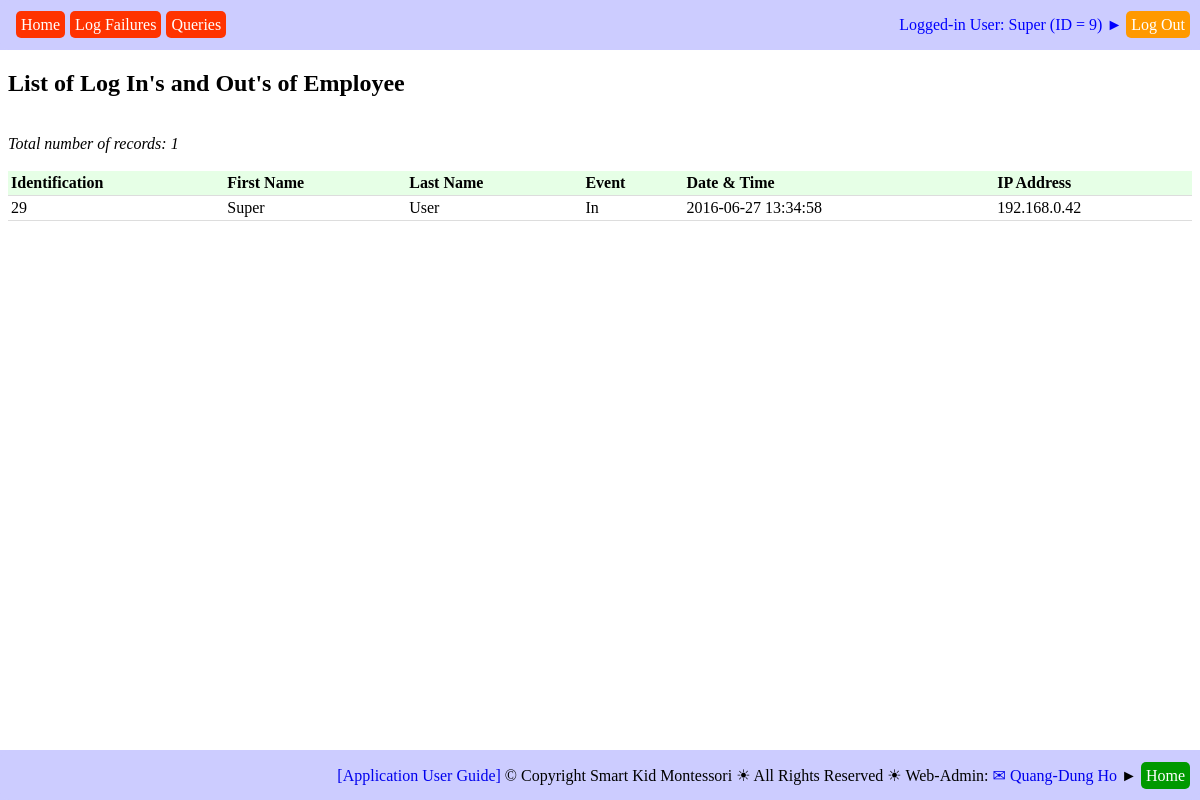
Before: /report_employee_log_ios.php (signed in) with the older database file.
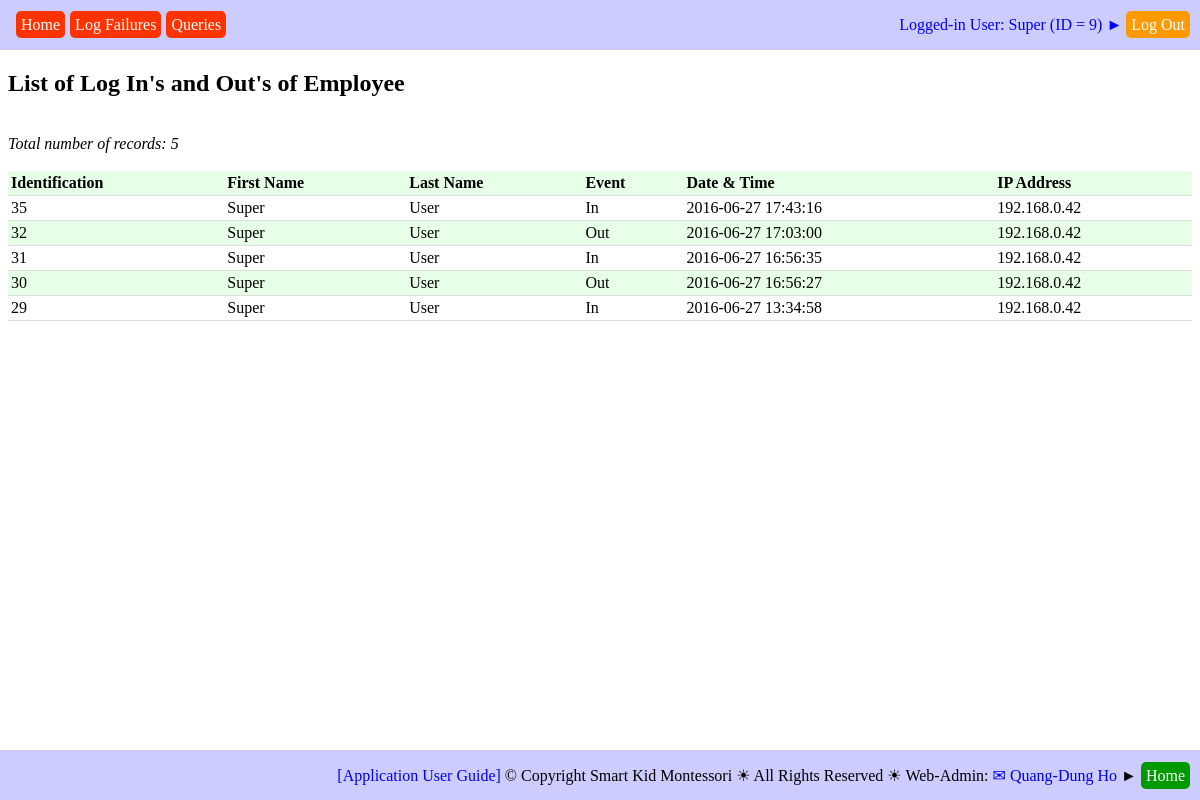
After: the same page with the newer database file.
### tables this page shows
CREATE TABLE `web_pages` (
  `PAGE_ID` int(11) NOT NULL,
  `TAG_CLASS` varchar(50) NOT NULL,
  `TYPE` varchar(20) NOT NULL,
  `HREF` varchar(500) NOT NULL,
  `ICON_URL` varchar(500) NOT NULL,
  `TITLE` varchar(200) NOT NULL,
  `TITLE_SHORT` varchar(200) NOT NULL,
  `STATUS` varchar(20) NOT NULL
);

CREATE TABLE `employee_log_ios` (
  `EMP_LOGS_ID` int(11) NOT NULL,
  `EMP_ID` int(11) NOT NULL,
  `EVENT_TYPE` varchar(3) NOT NULL,
  `DATE_TIME` datetime NOT NULL,
  `IP_ADDR` varchar(50) NOT NULL
);

CREATE TABLE `employees` (
  `EMP_ID` int(11) NOT NULL,
  `EMP_FIRST_NAME` varchar(50) NOT NULL,
  `EMP_LAST_NAME` varchar(25) NOT NULL,
  `EMP_BIRTHDATE` date NOT NULL,
  `EMP_SEX` varchar(1) NOT NULL,
  `EMP_PHOTO` varchar(50) NOT NULL,
  `EMP_ADDRESS` varchar(50) NOT NULL,
  `EMP_CITY` varchar(20) NOT NULL,
  `EMP_PROVINCE` varchar(20) NOT NULL,
  `EMP_POSTAL_CODE` varchar(10) NOT NULL,
  `EMP_COUNTRY` varchar(20) NOT NULL,
  `EMP_PHONE1` varchar(15) NOT NULL,
  `EMP_PHONE2` varchar(15) DEFAULT NULL,
  `EMP_EMAIL` varchar(50) NOT NULL,
  `EMP_HIRE_DATE` date NOT NULL,
  `EMP_END_DATE` date NOT NULL,
  `EMP_EDU_ID` int(11) NOT NULL,
  `EDU_DAYCARE_EXPERIENCE` tinyint(11) NOT NULL,
  `EDU_MONTESSORI_EXPERIENCE` tinyint(11) NOT NULL,
  `EMP_POST_ID1` int(11) NOT NULL,
  `EMP_POST_ID2` int(11) DEFAULT NULL,
  `EMP_BOSS_ID` int(11) DEFAULT NULL,
  `EMP_HOURLY_RATE` float NOT NULL,
  `EMP_PASSCODE` varchar(10) NOT NULL,
  `EMP_NOTES` text
);

### db_operations.php (called while the page is built, shortened)
<?php
require_once("sql_queries.php");
function insert_DB_QUERY_LOGS($user_name, $queryStrToDisplay)
{
	$queryStr = "INSERT INTO ";
		$queryStr = $queryStr . "DB_QUERY_LOGS(";
		$queryStr = $queryStr . "QUERY_STR";
		$queryStr = $queryStr . ", " . "USER_NAME";
		$queryStr = $queryStr . ", " . "DATE_TIME";
		$queryStr = $queryStr . ", " . "IP_ADDR";
		$queryStr = $queryStr . ")";
	$queryStr = $queryStr . " VALUES(";
		$queryStr = $queryStr . "'" . $queryStrToDisplay .  "'";
		$queryStr = $queryStr . ", " . "'" . $user_name . "'";
		$queryStr = $queryStr . ", " . "NOW()";
		$queryStr = $queryStr . ", " . "'" . get_client_ip() .  "'";
		$queryStr = $queryStr . ")";
	$queryStr = $queryStr . ";";
	$result = getResult($queryStr);
	return ($result);
}
function employeeIsAuthorizedThisPage($emp_id, $page_url, $debug_on)
{
	$queryStr = 'SELECT ';
		$queryStr = $queryStr . 'HREF';
	$queryStr = $queryStr . ' FROM ';
		$queryStr = $queryStr . 'WEB_PAGES';
	$queryStr = $queryStr . ' WHERE ';
		$queryStr = $queryStr . '(PAGE_ID IN
									(SELECT PAGE_ID FROM EMPLOYEE_WEBPAGE
										WHERE EMP_ID = ' . $emp_id . ')) AND ';
		$queryStr = $queryStr . '(WEB_PAGES.STATUS = "active")';
		$queryStr = $queryStr . ';';
	$result = getResult($queryStr);
	$resultRows = mysqli_num_rows($result);
	for ($row = 0; $row < $resultRows; $row++)
	{
		$currentRow = mysqli_fetch_row($result);
		if (strpos($page_url, $currentRow[0]) !== false)
		{
			return (true);
		}
	}
	return (false);
}
function getTabsOfPage($this_page_url, $debug_on)
{
	$queryStr = 'SELECT ';
		$queryStr = $queryStr .'HREF';
		$queryStr = $queryStr . ', ' . 'TITLE_SHORT';
	$queryStr = $queryStr . ' FROM ';
		$queryStr = $queryStr . 'WEB_PAGES';
	$queryStr = $queryStr . ' WHERE ';
		$queryStr = $queryStr . 'PAGE_ID IN';
		$queryStr = $queryStr . '(';
			$queryStr = $queryStr . 'SELECT ';
				$queryStr = $queryStr . 'TAB_PAGE_ID';
			$queryStr = $queryStr . ' FROM ';
				$queryStr = $queryStr . 'PAGE_TABS';
			$queryStr = $queryStr . ' WHERE ';
				$queryStr = $queryStr . 'PAGE_ID IN';
				$queryStr = $queryStr . '(';
					$queryStr = $queryStr . 'SELECT ';
						$queryStr = $queryStr . 'PAGE_ID';
					$queryStr = $queryStr . ' FROM ';
						$queryStr = $queryStr . 'WEB_PAGES';
					$queryStr = $queryStr . ' WHERE ';
						$queryStr = $queryStr . '(INSTR("' . $this_page_url .'", HREF) > 0)';
					$queryStr = $queryStr . ')';
				$queryStr = $queryStr . ')';
	$queryStr = $queryStr . ';';
	$result = getResult($queryStr);
	return ($result);
}
function report_EMPLOYEE_LOG_IOS($emp_id, $debug_on)
{
	$queryStr = 'SELECT  ';
		$queryStr = $queryStr . 'EMPLOYEE_LOG_IOS.EMP_LOGS_ID';
		$queryStr = $queryStr . ', ' . 'EMPLOYEES.EMP_FIRST_NAME';
		$queryStr = $queryStr . ', ' . 'EMPLOYEES.EMP_LAST_NAME';
		$queryStr = $queryStr . ', ' . 'EMPLOYEE_LOG_IOS.EVENT_TYPE';
		$queryStr = $queryStr . ', ' . 'EMPLOYEE_LOG_IOS.DATE_TIME';
		$queryStr = $queryStr . ', ' . 'EMPLOYEE_LOG_IOS.IP_ADDR';
	$queryStr = $queryStr . ' FROM ';
		$queryStr = $queryStr . 'EMPLOYEE_LOG_IOS';
		$queryStr = $queryStr . ', ' . 'EMPLOYEES';
	$queryStr = $queryStr . ' WHERE ';
		$queryStr = $queryStr . 'EMPLOYEE_LOG_IOS.EMP_ID=' .  $emp_id;
		$queryStr = $queryStr . ' AND ' . 'EMPLOYEE_LOG_IOS.EMP_ID=' . 'EMPLOYEES.EMP_ID';
		$queryStr = $queryStr . ' ORDER BY ' . 'EMPLOYEE_LOG_IOS.DATE_TIME DESC';
	$queryStr = $queryStr . ';';
	$result = getResult($queryStr);
	$fieldHeaderStr = array (
		0 => 'Identification',
		1 => 'First Name',
		2 => 'Last Name',
		3 => 'Event',
		4 => 'Date & Time',
		5 => 'IP Address',
		);
	populateResultToTable($result, $fieldHeaderStr);
}
function get_client_ip() {
    $ipaddress = '';
    if (isset($_SERVER['HTTP_CLIENT_IP']) && ($_SERVER['HTTP_CLIENT_IP']))
        $ipaddress = $_SERVER['HTTP_CLIENT_IP'];
    else if (isset($_SERVER['HTTP_X_FORWARDED_FOR']) && ($_SERVER['HTTP_X_FORWARDED_FOR']))
        $ipaddress = $_SERVER['HTTP_X_FORWARDED_FOR'];
    else if (isset($_SERVER['HTTP_X_FORWARDED']) && ($_SERVER['HTTP_X_FORWARDED']))
        $ipaddress = $_SERVER['HTTP_X_FORWARDED'];
    else if (isset($_SERVER['HTTP_FORWARDED_FOR']) && ($_SERVER['HTTP_FORWARDED_FOR']))
        $ipaddress = $_SERVER['HTTP_FORWARDED_FOR'];
    else if (isset($_SERVER['HTTP_FORWARDED']) && ($_SERVER['HTTP_FORWARDED']))
        $ipaddress = $_SERVER['HTTP_FORWARDED'];
    else if (isset($_SERVER['REMOTE_ADDR']) && ($_SERVER['REMOTE_ADDR']))
        $ipaddress = $_SERVER['REMOTE_ADDR'];
    else
        $ipaddress = 'unknown';
    return $ipaddress;
}
?>

### sql_queries.php (the view, shortened to what this page needs)
<?php
	function connectDB()
	{
		$db_hostname = "localhost";
		$db_name     = "montessori";
		$db_username = "root";
		$db_password = "";
		$db = mysqli_connect($db_hostname, $db_username, $db_password, $db_name);
		return ($db);
	}
	function getResult($query)
	{
		$db = connectDB();
		$result = mysqli_query($db, $query);
		return ($result);
	}
	function populateResultToTable($result, $fieldHeaderStr)
	{
		$resultRows = mysqli_num_rows($result);
		$resultFields = mysqli_num_fields($result);
		echo '<br/><i>Total number of records: ' . $resultRows . '</i><br/><br/>';
		echo '<table>';
		echo '<tr>';
		for ($fd = 0; $fd < $resultFields; $fd++)
		{
			echo '<th>' . $fieldHeaderStr[$fd] . '</th>';
		}
 		echo '</tr>';
		for ($row = 0; $row < $resultRows; $row++)
		{
			$currentRow = mysqli_fetch_row($result);
			echo '<tr>';
			for ($fd = 0; $fd < $resultFields; $fd++)
			{
				echo '<td>' . $currentRow[$fd] . '</td>';
			}
			echo '</tr>';
		}
		echo '</table>';
	}
?>

### report_employee_log_ios.php (shortened to what this page needs)
<!DOCTYPE html>
<html>
<head>
	<link rel="stylesheet" type="text/css" href="db_tables.css">
	<link rel="stylesheet" type="text/css" href="common.css">
</head>
<body>
<?php
	include 'header_log_in_out.php';
?>
<div id="main">
<h2>List of Log In's and Out's of Employee</h2>
<?php
if (isset($_SESSION['LoggedIn_EMP_ID']))
{
	require_once("db_operations.php");
	report_EMPLOYEE_LOG_IOS($_SESSION['LoggedIn_EMP_ID'], true);
}
else
{
	echo 'Something is wrong with $_SESSION["LoggedIn_EMP_ID"])';
}
?>
</div>
<?php
	include 'footer.php';
?>
</body>
</html>

### header_log_in_out.php (shortened to what this page needs)
<header style="
    		position: fixed;
    		top: 0;
    		left: 0;
    		right: 0;
    		background-color: rgb(204, 204, 255);"
>
<div style="
	display: table;
	height: 30px;
    width: 100%;
    margin: 0px;
    background-color: rgb(204, 204, 255);
    border-radius: 10px;
    text-align: right;">
	<div style="
		display: table-cell;
		height: 30px;
    	width: 100%;
    	padding: 10px;
    	vertical-align: middle;">
	<?php
	if (isset($_SESSION['LoggedIn_EMP_ID']) &&
    	isset($_SESSION['LoggedIn_EMP_NAME']))
	{
		$emp_id = $_SESSION['LoggedIn_EMP_ID'];
		$emp_name = $_SESSION['LoggedIn_EMP_NAME'];
		$this_page_url = $_SERVER["PHP_SELF"];
		require_once("db_operations.php");
		if (employeeIsAuthorizedThisPage($emp_id, $this_page_url, true) === true)
		{
			echo '<font color="blue">';
			echo 'Logged-in User: ' . $emp_name .
					' (ID = ' . $emp_id . ')' . ' &#9658; ';
			echo ' <a href="logout.php" style="background-color: rgb(255, 153, 0); color: white; text-decoration: none; padding: 5px; border-radius: 5px">Log Out</a>';
			echo '</font>';
			include 'tab_header.php';
		}
	}
	?>
	</div>
</div>
</header>

### tab_header.php
<div style="
    		position: fixed;
    		height: 20px;
 		   	width: 50%;
    		top: 7px;
    		left: 6px;
    		right: 0;
    		background-color: transparent;"
>
<div style="
	display: table;
	height: 26px;
    width: 100%;
    margin: 0px;
    background-color: transparent;
    border-radius: 10px;
    text-align: left">
	<div style="
		display: table-cell;
		height: 26px;
    	width: 100%;
    	padding: 5px;
    	vertical-align: middle;">
	<?php
	require_once("db_operations.php");
	$tabs = getTabsOfPage($_SERVER["PHP_SELF"], true);
	$tabNum = mysqli_num_rows($tabs);
	for ($row = 0; $row < $tabNum; $row++)
	{
		$currentTab = mysqli_fetch_row($tabs);
		echo '<a href="' . $currentTab[0] . '" style="background-color: rgb(255, 51, 0); color: white; text-decoration: none; padding: 5px; margin-left: 5px; border-radius: 5px">' . $currentTab[1] . '</a>';
	}
	?>
	</div>
</div>
</div>

### footer.php
<footer style="
    		position: fixed;
    		bottom: 0;
    		left: 0;
    		right: 0;
    		background-color: rgb(204, 204, 255);"
>
<div style="
		display: table;
		height: 30px;
	    width: 100%;
    	margin: 0px;
    	background-color: rgb(204, 204, 255);
    	border-radius: 10px;
    	text-align: right;">
	<div style="
		display: table-cell;
		height: 30px;
    	width: 100%;
    	padding: 10px;
    	vertical-align: middle;">
    	<a href="help_main.php" target="_new">[Application User Guide] </a>
		&copy; Copyright Smart Kid Montessori &#9728; All Rights Reserved &#9728; Web-Admin: <a href="mailto:hoquangdung@yahoo.com"> &#9993; Quang-Dung Ho</a>
		<?php
		if ((strpos($_SERVER["PHP_SELF"], "/montessori/index.php") === false) &&
			(strpos($_SERVER["PHP_SELF"], "/montessori/login.php") === false))
		{
			echo '  &#9658; <a href="index.php" style="';
			echo 'background-color: rgb(0, 153, 0);';
			echo 'color: white;';
			echo 'text-decoration: none;';
			echo 'padding: 5px;';
			echo 'border-radius: 5px"';
			echo '>Home</a>';
		}
		?>
	</div>
</div>
</footer>

### db_tables.css (style rules this page uses)
table { border-collapse: collapse; width: 100%; }
th, td { padding: 3px; text-align: left; border-bottom: 1px solid #ddd; }
tr:nth-child(odd) { background-color: rgb(230, 255, 230); }

### common.css (style rules this page uses)
div#main { margin-top: 70px; margin-bottom: 70px; }
a { text-decoration: none; }

Changed rows visible on the page:
added employee_log_ios: EMP_LOGS_ID "35", EVENT_TYPE "In", DATE_TIME "2016-06-27 17:43:16", IP_ADDR "192.168.0.42"
now on this page (row unchanged): employees: EMP_FIRST_NAME "Super", EMP_LAST_NAME "User"
added employee_log_ios: EMP_LOGS_ID "32", EVENT_TYPE "Out", DATE_TIME "2016-06-27 17:03:00", IP_ADDR "192.168.0.42"
added employee_log_ios: EMP_LOGS_ID "31", EVENT_TYPE "In", DATE_TIME "2016-06-27 16:56:35", IP_ADDR "192.168.0.42"
added employee_log_ios: EMP_LOGS_ID "30", EVENT_TYPE "Out", DATE_TIME "2016-06-27 16:56:27", IP_ADDR "192.168.0.42"
Other visible differences:
$resultRows: "1" → "5"
new list line: "29 In 2016-06-27 13:34:58 192.168.0.42"
list line gone: "29 2016-06-27 13:34:58"
